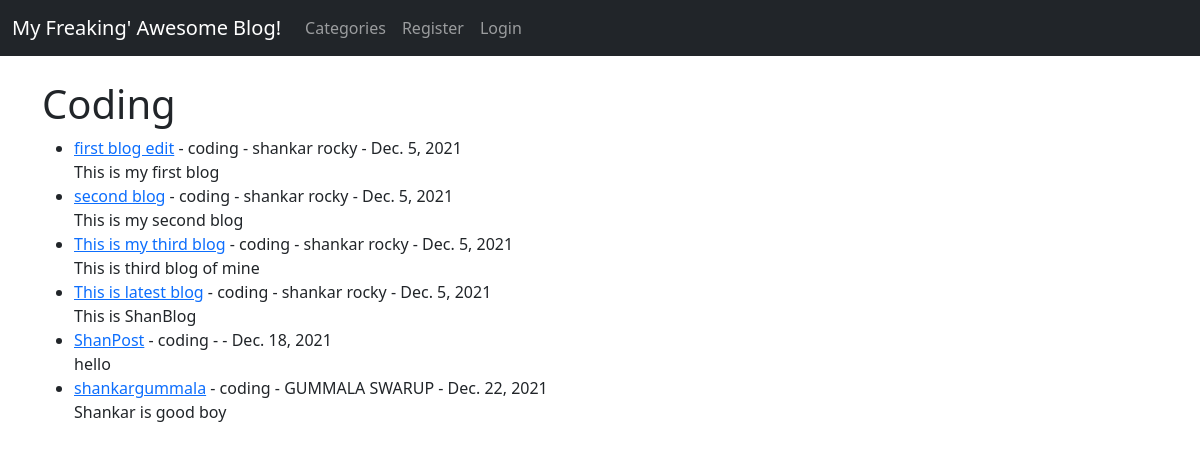
/category/coding/, run on the app's committed database.
### myblog/models.py (models this page shows, shortened)
class Post(models.Model):
    title = models.CharField(max_length=255)
    title_tag = models.CharField(max_length=255)
    author = models.ForeignKey(User,on_delete=models.CASCADE)
    body = RichTextField(blank=True,null=True)
    post_date = models.DateField(auto_now_add = True)
    category = models.CharField(max_length=255,default='coding')
    likes = models.ManyToManyField(User,related_name='blog_posts')

### myblog/views.py (the view)
# urls.py: path('category/<str:cats>/',CategoryView,name='category'),
def CategoryView(request,cats):
    Category_posts = Post.objects.filter(category=cats.replace('-',' '))
    return render(request,'categories.html',{'cats':cats.title().replace('-',' '),'category_posts':Category_posts})

### myblog/templates/categories.html (shortened to what this page needs)
{% extends 'base.html' %}
{% block content %}
{% if category_posts %}
<h1>{{ cats }}</h1>
<ul>
{% for post in category_posts %}
<li><a href="{% url 'article-detail' post.pk %}" >{{post.title}}</a> - {{post.category}} - {{post.author.first_name}} {{post.author.last_name}} - {{post.post_date}} <br/> {{post.body | slice:":200" | safe}} </li>
{% endfor %}
</ul>
{% else %}
  <h2>Sorry There are no posts in this category!!</h2>
{% endif %}
{% endblock %}

### data on the page
Post: title "first blog edit", category "coding", author.first_name "shankar", author.last_name "rocky", post_date "Dec. 5, 2021", body "This is my first blog"
Post: title "second blog", category "coding", author.first_name "shankar", author.last_name "rocky", post_date "Dec. 5, 2021", body "This is my second blog"
Post: title "This is my third blog", category "coding", author.first_name "shankar", author.last_name "rocky", post_date "Dec. 5, 2021", body "This is third blog of mine"
Post: title "This is latest blog", category "coding", author.first_name "shankar", author.last_name "rocky", post_date "Dec. 5, 2021", body "This is ShanBlog"
Post: title "ShanPost", category "coding", post_date "Dec. 18, 2021", body "hello"
Post: title "shankargummala", category "coding", author.first_name "GUMMALA", author.last_name "SWARUP", post_date "Dec. 22, 2021", body "Shankar is good boy"

### other printed values
{{ cats }} "Coding"
